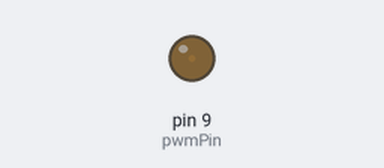
The sketch below on a simulated Arduino Uno, built with avr-gcc and run on an emulated ATmega328P. On the bench: output pins drawn as LEDs (lit = HIGH).

Above: at 0.05 s.
At 6.35 s:
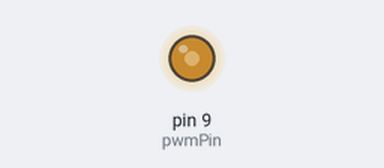
At 10.85 s:
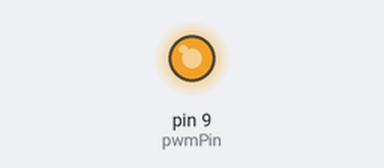
At 21.75 s:
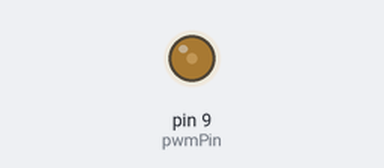
Timing chart, 0 to 32.5 s (numbered marks = the images above):
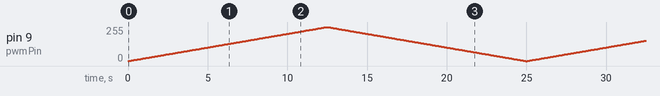

The sketch:

LSV.ino
```cpp
// Pin PWM para Timer1
const int pwmPin = 9;  // OCR1A en Arduino Uno

// Parámetros de la LSV triangular
const uint16_t NSAMPLES     = 300;                 // Escalones por rampa
const uint32_t RAMP_TIME_US = 12500000UL;          // 12.5 s por subida o bajada
const uint32_t STEP_US      = RAMP_TIME_US / NSAMPLES;
const uint16_t MAX_DUTY     = 4095;                // PWM de 12 bits

void setup() {
  pinMode(pwmPin, OUTPUT);

  // Configurar Timer1 en Fast PWM, modo 14: WGM13:0 = 1110 (TOP = ICR1)
  TCCR1A = _BV(COM1A1) | _BV(WGM11);               // COM1A1 para salida no inversa
  TCCR1B = _BV(WGM13) | _BV(WGM12) | _BV(CS10);    // prescaler = 1
  ICR1 = MAX_DUTY;                                 // TOP = 4095 → 12 bits
}

void loop() {
  uint32_t nextMicros = micros();

  // --- Rampa ascendente ---
  for (uint16_t i = 0; i < NSAMPLES; i++) {
    OCR1A = (uint32_t)i * MAX_DUTY / (NSAMPLES - 1);

    nextMicros += STEP_US;
    while ((int32_t)(micros() - nextMicros) < 0) {
      // espera activa
    }
  }

  // --- Rampa descendente ---
  for (int16_t i = NSAMPLES - 1; i >= 0; i--) {
    OCR1A = (uint32_t)i * MAX_DUTY / (NSAMPLES - 1);

    nextMicros += STEP_US;
    while ((int32_t)(micros() - nextMicros) < 0) {
      // espera activa
    }
  }

  // Repetir indefinidamente
}
```
